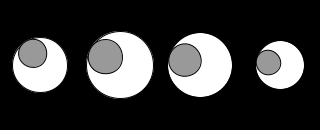
Frame 1 (no input)
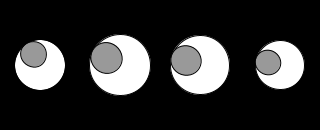
Frame 60 (the mouse pressed at the canvas centre just before this capture)
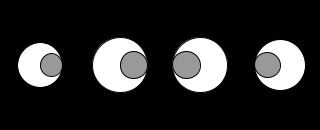
Frame 120 (the mouse held since frame 60 and released just before this capture)

The Processing sketch that drew these frames (run headless with seeded random() and noise(); from frame 60 on, the mouse is pressed at the canvas centre):

// Processing sketch: Sizeofscreen_monster_eyes
// ── Sizeofscreen_monster_eyes.pde
/**
 * Monster Dance
 *
 * Assignment:
 * Course: Interactive Digital Mdedia
 * Author: David Langly
 * Date:
 *
 * Description: Group of monsters dancing to the beat
 * of the music.
 */
 
Eye e1;
Eye e2;
Eye e3;
Eye e4;
 
void setup() {
  size(64*5,26*5);
  strokeWeight(1);
   
  e1 = new Eye(width/8*1, height/2);
  e2 = new Eye(width/8*3, height/2);
  e3 = new Eye(width/8*5, height/2);
  e4 = new Eye(width/8*7, height/2);
}
 
void draw() {
  background(0,0,0);
   
  // Update each monster's pupils to follow cursor.
  e1.update(mouseX, mouseY);
  e2.update(mouseX, mouseY);
  e3.update(mouseX, mouseY);
  e4.update(mouseX, mouseY);
   
  // Display each monster with updated pupil position.
  e1.display();
  e2.display();
  e3.display();
  e4.display();
}
 /*
void mousePressed() {
  m1.mousePressed();
  m2.mousePressed();
  m3.mousePressed();
  m4.mousePressed();
}
 
void mouseDragged() {
  m1.mouseDragged();
  m2.mouseDragged();
  m3.mouseDragged();
  m4.mouseDragged();
}
 
void mouseReleased() {
  m1.mouseReleased();
  m2.mouseReleased();
  m3.mouseReleased();
  m4.mouseReleased();
}
 */

/**
 * Eye.
 *
 * This class defines the blueprint for diplaying an eye whose
 * pupil follows the position of the mouse cursor. The original
 * idea and calculations were taken from the example application
 * "Arctangent" bundled with the Processing application.
 *
 * The eye increases and decreases in size automatically as a
 * function of time. The initial size of an eye as well as the
 * rate at which the eye grows are both determined by using a
 * random number generator.
 */
class Eye
{
  final static int MAX_EYE_SIZE = 70;
  final static int MIN_EYE_SIZE = 30;
 
  final static float MAX_EYE_VELOCITY = 0.2;
  final static float MIN_EYE_VELOCITY = -0.2;
   
  int ex, ey;
  float size;
  float velocity;
  float angle = 0.0;
   
  Eye(int x, int y) {
    ex = x;
    ey = y;   
    size = random(MIN_EYE_SIZE, MAX_EYE_SIZE);
    velocity = random(MIN_EYE_VELOCITY, MAX_EYE_VELOCITY);
  }
  
  boolean isInside(float mx, float my) {
   float distance = sqrt(sq(ex - mx) + sq(ey - my));
   if (distance <= size)
   {
     return true;
   }
   else
   {
     return false;
   }
  }
  
  void update(float mx, float my) {
    angle = atan2(my-ey, mx-ex);
    size += velocity;
    if (size > MAX_EYE_SIZE) {
      velocity = -velocity;
    }
    if (size < MIN_EYE_SIZE) {
      velocity = -velocity; 
    }
  }
   
  void display() {
    pushMatrix();
    translate(ex, ey);
    fill(255);
    stroke(0);
    ellipse(0, 0, size, size);
    rotate(angle);
    fill(153);
    ellipse(size/4, 0, size/2, size/2);
    popMatrix();
  }
}
